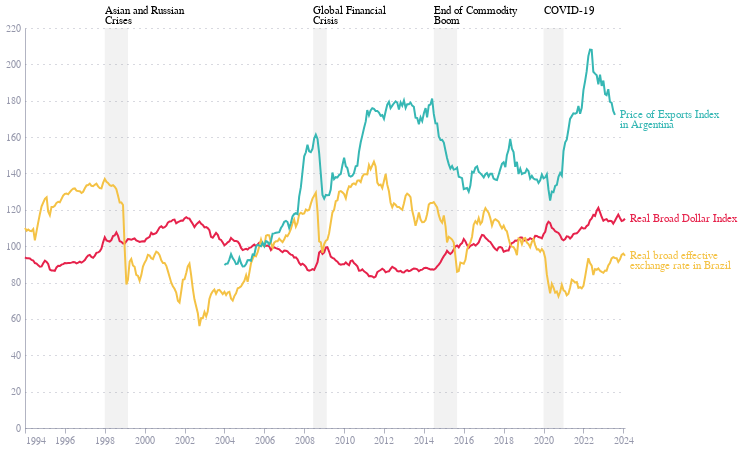

The code cell stored with this chart in its notebook:
### Code cell
base = alt.Chart(df).encode(
    x=alt.X("date:T"),
    y=alt.Y("value:Q", title=None),
    color=alt.Color(
        "series:N", 
        title=None,
        legend=None
    )
)

events = pd.DataFrame([
    {
        "start": "1998-01-01",
        "end" : "1999-03-02",
        "label_1" : "Asian and Russian",
        "label_2" : "Crises"
    },
    {
     "start" : "2008-06-13",
     "end" : "2009-02-17",
    "label_1" : "Global Financial",
    "label_2" : "Crisis"
    },
    {
        "start": "2014-07-02",
        "end" : "2015-09-01",
        "label_1" : "End of Commodity",
        "label_2" : "Boom"
    },
    {
        "start": "2020-01-01",
        "end" : "2021-01-01",
        "label_1" : "COVID-19",
        "label_2" : ""
    }
])

# add the shaded regions for the events
rects = alt.Chart(events).mark_rect(opacity=0.1).encode(
    x='start:T',
    x2='end:T',
    color=alt.value('gray'),
)

# add the text labels for the events
event_labels_1 = alt.Chart(events).mark_text(dy=-17, dx=0, align='left').encode(
    x='start:T',
    y=alt.value(0),
    text='label_1:N'
)

event_labels_2 = alt.Chart(events).mark_text(dy=-7, dx=0, align='left').encode(
    x='start:T',
    y=alt.value(0),
    text='label_2:N',
)



lines = base.mark_line()

line_labels_1 = base.mark_text(dy=0, dx=5, align='left').encode(
    text='label_1:N'
)

line_labels_2 = base.mark_text(dy=10, dx=5, align='left').encode(
    text='label_2:N'
)

chart =  rects + lines + event_labels_1 + event_labels_2 + line_labels_1 + line_labels_2

chart = chart.properties(
    width=600,
    height=400
)

chart

### Figure 1 — Vega-Lite specification as saved in the notebook (floating-point values rounded to 4 significant figures; data arrays with more than 128 entries replaced by an {"elided": "..."} marker saying what was removed)
{"config": {"font": "Circular Std", "mark": {"line": {"interpolate": "monotone"}}, "view": {"stroke": "transparent", "width": 400, "height": 300}, "range": {"category": ["#36B7B4", "#E6224B", "#F4C245", "#0063AF", "#00A767", "#179FDB", "#EB5C2E"], "diverging": ["#E6224B", "#E54753", "#C9C9C9", "#179FDB", "#122B39"], "heatmap": ["#C9C9C9", "#179FDB", "#0063AF", "#122B39"], "ordinal": ["#00A767", "#36B7B4", "#179FDB", "#0063AF", "#243B5A"]}, "axisX": {"domainColor": "#676A86", "domainOpacity": 0.5, "grid": false, "labelAngle": 0, "labelColor": "#676A86", "labelOpacity": 0.7, "orient": "bottom", "tickColor": "#676A86", "tickCount": 10, "tickOpacity": 0.5, "title": false, "titleAlign": "center", "titleAnchor": "middle", "titleColor": "#676A86", "titleFontSize": 12, "titleOpacity": 0.8, "titleY": -15}, "axisY": {"domainColor": "#676A86", "domainOpacity": 0.5, "gridColor": "#676A86", "gridDash": [1, 5], "gridOpacity": 0.5, "labelColor": "#676A86", "labelOpacity": 0.7, "labelPadding": 5, "tickColor": "#676A86", "tickCount": 8, "tickOpacity": 0.5, "ticks": false, "titleAlign": "left", "titleAngle": 0, "titleBaseline": "bottom", "titleColor": "#676A86", "titleFontSize": 12, "titleOpacity": 0.8, "titleX": 0, "titleY": -7}}, "layer": [{"data": {"name": "data-df5bbd0ec828a56636ba3e4eb724d66d"}, "mark": {"type": "rect", "opacity": 0.1}, "encoding": {"color": {"value": "gray"}, "x": {"field": "start", "type": "temporal"}, "x2": {"field": "end"}}}, {"data": {"name": "data-660a93a416809843e2e8b2193734845b"}, "mark": {"type": "line"}, "encoding": {"color": {"field": "series", "legend": null, "title": null, "type": "nominal"}, "x": {"field": "date", "type": "temporal"}, "y": {"field": "value", "title": null, "type": "quantitative"}}}, {"data": {"name": "data-df5bbd0ec828a56636ba3e4eb724d66d"}, "mark": {"type": "text", "align": "left", "dx": 0, "dy": -17}, "encoding": {"text": {"field": "label_1", "type": "nominal"}, "x": {"field": "start", "type": "temporal"}, "y": {"value": 0}}}, {"data": {"name": "data-df5bbd0ec828a56636ba3e4eb724d66d"}, "mark": {"type": "text", "align": "left", "dx": 0, "dy": -7}, "encoding": {"text": {"field": "label_2", "type": "nominal"}, "x": {"field": "start", "type": "temporal"}, "y": {"value": 0}}}, {"data": {"name": "data-660a93a416809843e2e8b2193734845b"}, "mark": {"type": "text", "align": "left", "dx": 5, "dy": 0}, "encoding": {"color": {"field": "series", "legend": null, "title": null, "type": "nominal"}, "text": {"field": "label_1", "type": "nominal"}, "x": {"field": "date", "type": "temporal"}, "y": {"field": "value", "title": null, "type": "quantitative"}}}, {"data": {"name": "data-660a93a416809843e2e8b2193734845b"}, "mark": {"type": "text", "align": "left", "dx": 5, "dy": 10}, "encoding": {"color": {"field": "series", "legend": null, "title": null, "type": "nominal"}, "text": {"field": "label_2", "type": "nominal"}, "x": {"field": "date", "type": "temporal"}, "y": {"field": "value", "title": null, "type": "quantitative"}}}], "height": 400, "width": 600, "$schema": "https://vega.github.io/schema/vega-lite/v5.8.0.json", "datasets": {"data-df5bbd0ec828a56636ba3e4eb724d66d": [{"start": "1998-01-01", "end": "1999-03-02", "label_1": "Asian and Russian", "label_2": "Crises"}, {"start": "2008-06-13", "end": "2009-02-17", "label_1": "Global Financial", "label_2": "Crisis"}, {"start": "2014-07-02", "end": "2015-09-01", "label_1": "End of Commodity", "label_2": "Boom"}, {"start": "2020-01-01", "end": "2021-01-01", "label_1": "COVID-19", "label_2": ""}], "data-660a93a416809843e2e8b2193734845b": {"elided": "960 records"}}}
